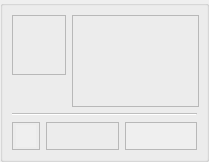
       <widget class="QGroupBox" name="groupBox1" >
        <property name="enabled" >
         <bool>false</bool>
        </property>
        <property name="minimumSize" >
         <size>
          <width>209</width>
          <height>162</height>
         </size>
        </property>
        <property name="maximumSize" >
         <size>
          <width>209</width>
          <height>5555555</height>
         </size>
        </property>
        <property name="autoFillBackground" >
         <bool>true</bool>
        </property>
        <property name="title" >
         <string/>
        </property>
        <layout class="QGridLayout" >
         <property name="margin" >
          <number>9</number>
         </property>
         <property name="spacing" >
          <number>6</number>
         </property>
         <item rowspan="2" row="0" column="1" >
          <widget class="QFrame" name="frame8_2_2_2_5" >
           <property name="minimumSize" >
            <size>
             <width>127</width>
             <height>92</height>
            </size>
           </property>
           <property name="maximumSize" >
            <size>
             <width>127</width>
             <height>92</height>
            </size>
           </property>
           <property name="frameShape" >
            <enum>QFrame::StyledPanel</enum>
           </property>
           <property name="frameShadow" >
            <enum>QFrame::Raised</enum>
           </property>
           <layout class="QGridLayout" >
            <property name="margin" >
             <number>0</number>
            </property>
            <property name="spacing" >
             <number>3</number>
            </property>
            <item row="0" column="0" >
             <widget class="QLabel" name="label_p1a" />
            </item>
            <item row="0" column="1" >
             <widget class="QLabel" name="label_p1b" />
            </item>
           </layout>
          </widget>
         </item>
         <item row="0" column="0" >
          <widget class="QFrame" name="frame_3" >
           <property name="minimumSize" >
            <size>
             <width>54</width>
             <height>60</height>
            </size>
           </property>
           <property name="maximumSize" >
            <size>
             <width>16777215</width>
             <height>60</height>
            </size>
           </property>
           <property name="frameShape" >
            <enum>QFrame::StyledPanel</enum>
           </property>
           <property name="frameShadow" >
            <enum>QFrame::Raised</enum>
           </property>
           <layout class="QGridLayout" >
            <property name="margin" >
             <number>3</number>
            </property>
            <property name="spacing" >
             <number>0</number>
            </property>
            <item row="1" column="0" >
             <widget class="QLabel" name="textLabel_Cash1" >
              <property name="minimumSize" >
               <size>
                <width>35</width>
                <height>0</height>
               </size>
              </property>
              <property name="alignment" >
               <set>Qt::AlignCenter</set>
              </property>
             </widget>
            </item>
            <item row="0" column="0" >
             <widget class="QLabel" name="textLabel_TopCash1" >
              <property name="minimumSize" >
               <size>
                <width>35</width>
                <height>0</height>
               </size>
              </property>
             </widget>
            </item>
           </layout>
          </widget>
         </item>
         <item row="3" column="0" colspan="2" >
          <layout class="QHBoxLayout" >
           <property name="margin" >
            <number>0</number>
           </property>
           <property name="spacing" >
            <number>6</number>
           </property>
           <item>
            <widget class="QFrame" name="frame_7" >
             <property name="minimumSize" >
              <size>
               <width>16</width>
               <height>28</height>
              </size>
             </property>
             <property name="maximumSize" >
              <size>
               <width>28</width>
               <height>16777215</height>
              </size>
             </property>
             <property name="autoFillBackground" >
              <bool>false</bool>
             </property>
             <property name="frameShape" >
              <enum>QFrame::StyledPanel</enum>
             </property>
             <property name="frameShadow" >
              <enum>QFrame::Raised</enum>
             </property>
             <layout class="QGridLayout" >
              <property name="margin" >
               <number>2</number>
              </property>
              <property name="spacing" >
               <number>0</number>
              </property>
              <item row="0" column="0" >
               <widget class="QLabel" name="textLabel_Button1" >
                <property name="minimumSize" >
                 <size>
                  <width>0</width>
                  <height>20</height>
                 </size>
                </property>
                <property name="maximumSize" >
                 <size>
                  <width>20</width>
                  <height>16777215</height>
                 </size>
                </property>
                <property name="autoFillBackground" >
                 <bool>true</bool>
                </property>
                <property name="text" >
                 <string/>
                </property>
               </widget>
              </item>
             </layout>
            </widget>
           </item>
           <item>
            <widget class="QFrame" name="frame_8" >
             <property name="minimumSize" >
              <size>
               <width>16</width>
               <height>28</height>
              </size>
             </property>
             <property name="frameShape" >
              <enum>QFrame::StyledPanel</enum>
             </property>
             <property name="frameShadow" >
              <enum>QFrame::Raised</enum>
             </property>
             <layout class="QGridLayout" >
              <property name="margin" >
               <number>2</number>
              </property>
              <property name="spacing" >
               <number>0</number>
              </property>
              <item row="0" column="0" >
               <widget class="QLabel" name="textLabel_Status1" >
                <property name="minimumSize" >
                 <size>
                  <width>0</width>
                  <height>20</height>
                 </size>
                </property>
                <property name="text" >
                 <string/>
                </property>
                <property name="alignment" >
                 <set>Qt::AlignCenter</set>
                </property>
               </widget>
              </item>
             </layout>
            </widget>
           </item>
           <item>
            <widget class="QFrame" name="frame_Set1" >
             <property name="minimumSize" >
              <size>
               <width>16</width>
               <height>28</height>
              </size>
             </property>
             <property name="autoFillBackground" >
              <bool>true</bool>
             </property>
             <property name="frameShape" >
              <enum>QFrame::StyledPanel</enum>
             </property>
             <property name="frameShadow" >
              <enum>QFrame::Raised</enum>
             </property>
             <layout class="QGridLayout" >
              <property name="margin" >
               <number>2</number>
              </property>
              <property name="spacing" >
               <number>0</number>
              </property>
              <item row="0" column="0" >
               <widget class="QLabel" name="textLabel_Set1" >
                <property name="minimumSize" >
                 <size>
                  <width>0</width>
                  <height>20</height>
                 </size>
                </property>
                <property name="text" >
                 <string/>
                </property>
                <property name="alignment" >
                 <set>Qt::AlignCenter</set>
                </property>
               </widget>
              </item>
             </layout>
            </widget>
           </item>
          </layout>
         </item>
         <item row="2" column="0" colspan="2" >
          <widget class="Line" name="line2_2_5" >
           <property name="frameShape" >
            <enum>QFrame::HLine</enum>
           </property>
           <property name="frameShadow" >
            <enum>QFrame::Sunken</enum>
           </property>
           <property name="orientation" >
            <enum>Qt::Horizontal</enum>
           </property>
          </widget>
         </item>
         <item row="1" column="0" >
          <spacer>
           <property name="orientation" >
            <enum>Qt::Vertical</enum>
           </property>
           <property name="sizeType" >
            <enum>QSizePolicy::Expanding</enum>
           </property>
           <property name="sizeHint" >
            <size>
             <width>46</width>
             <height>28</height>
            </size>
           </property>
          </spacer>
         </item>
        </layout>
       </widget>
